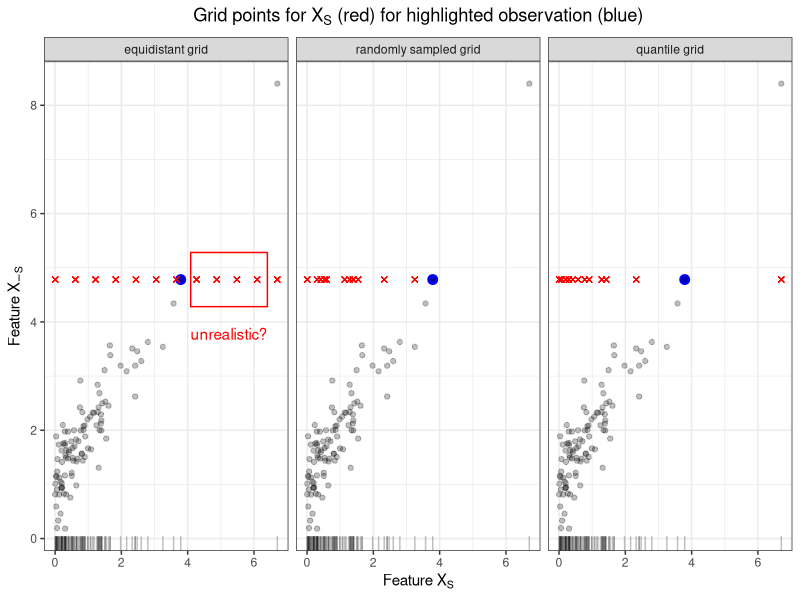

R code for this plot:
# PREREQ -----------------------------------------------------------------------

library(ggplot2)
theme_set(theme_bw())

# DATA -------------------------------------------------------------------------

set.seed(12345678)
n = 100
ngrid = 11
x1 = rexp(n, rate = 1)
x2 = x1 + rnorm(n, mean(x1), sd = 0.5*sd(x1)) #rexp(1000, rate = 100)

# grid
grid.x1 = seq(min(x1), max(x1), length = ngrid+1)
grid.x2 = seq(min(x2), max(x2), length = ngrid+1)

const.x2 = rep(sort(x2, decreasing = T)[2], length = ngrid+1)
data1.const = expand.grid(x1 = grid.x1, x2 = const.x2)
data1.const$method = "equidistant grid"


data1 = expand.grid(x1 = grid.x1, x2 = grid.x2)
data1$method = "equidistant grid"

# subsample
grid.x1 = sample(x1, size = ngrid+1)
grid.x2 = sample(x2, size = ngrid+1)

data2.const = expand.grid(x1 = grid.x1, x2 = const.x2)
data2.const$method = "randomly sampled grid"

data2 = expand.grid(x1 = grid.x1, x2 = grid.x2)
data2$method = "randomly sampled grid"
# quantile
grid.x1 = quantile(x1, 0:(ngrid)/(ngrid), type = 1)
grid.x2 = quantile(x2, 0:(ngrid)/(ngrid), type = 1)

data3.const = expand.grid(x1 = grid.x1, x2 = const.x2)
data3.const$method = "quantile grid"

data3 = expand.grid(x1 = grid.x1, x2 = grid.x2)
data3$method = "quantile grid"

data = rbind(data1, data2, data3)
data$method = factor(data$method, levels = c("equidistant grid", "randomly sampled grid", "quantile grid"))

data.const = rbind(data1.const, data2.const, data3.const)
data.const$method = factor(data.const$method, levels = c("equidistant grid", "randomly sampled grid", "quantile grid"))

ind = which(x2 == sort(x2, decreasing = TRUE)[2])

# PLOT -------------------------------------------------------------------------

p = ggplot(data = data, aes(x1, x2)) +
  geom_point(data = data.frame(x1 = x1[ind], x2 = x2[ind]), aes(x1, x2), size = 3, col = "blue") +
  geom_point(data = data.frame(x1 = x1, x2 = x2), aes(x1, x2), alpha = 0.25) +
  geom_rug(data = data.frame(x1 = x1, x2 = x2), aes(x = x1), alpha = 0.25, sides = "b") +
  geom_point(data = data.const, aes(x1, x2), shape = 4, alpha = 0.5, col = "red") +
  facet_grid(~ method) +
  xlab("Feature"~X[S]) +
  ylab("Feature"~X[-S]) +
  ggtitle("Grid points for"~X[S]~"(red) for highlighted observation (blue)")


ann_text = data.frame(x1 = max(x1), x2 = x2[ind], diff = max(diff(sort(x1))), #lab = "Text",
                      method = factor("equidistant grid", levels = levels(data$method)))
p = p + 
  geom_text(data = ann_text, aes(x = x1-diff/2, y = x2), nudge_y = -1, label = paste0("unrealistic?"), parse = F, col = "red") +
  geom_rect(data = ann_text, mapping = aes(ymax = x2 + 0.5, ymin = x2 - 0.5,
                                           xmax = x1 - 0.3, xmin = (x1-diff) + 0.3), alpha = 0, size = 0.5,
            colour = "red", fill = "red") +
  theme(plot.title = element_text(hjust = 0.5))

ggsave("../figure/sampling.pdf", p, height = 2.5, width = 7.5)
